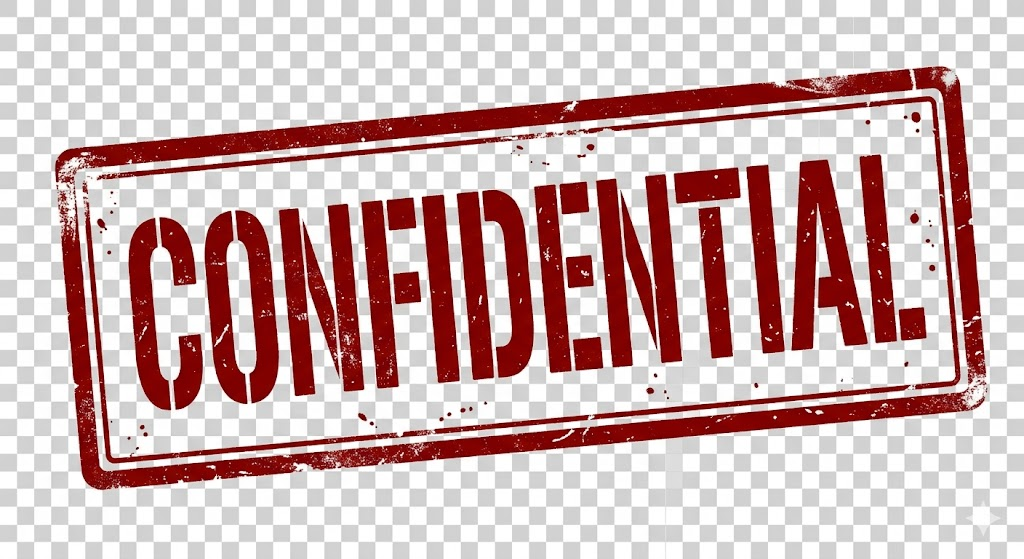
#> input picture Assets/_Project/Art/ef49c148-8e46-479f-949b-f339b48b3cdc.jpg, 1024 x 559 px
$ python normalise_assets.py ../../../Assets/_Project/Art/ef49c148-8e46-479f-949b-f339b48b3cdc.jpg out.png --width 100 --height 100
#> lines starting #> are read from the running program, lines starting #| are printed output that depends on the picture
"""Deterministic Office Slice M4 pixel-asset normaliser."""
from __future__ import annotations

import argparse
import hashlib
import json
from pathlib import Path

from PIL import Image

VERSION = "1.0.0"
PALETTE = {
    (0xE8, 0xD9, 0xB5), (0xC7, 0xBF, 0xA7), (0x66, 0x70, 0x5B),
    (0x2F, 0x6B, 0x67), (0x6C, 0x4E, 0x3D), (0xB8, 0xD6, 0xB0),
    (0xD8, 0x89, 0x2B), (0xB5, 0x3B, 0x38), (0x15, 0x15, 0x1A),
    (0x49, 0xC6, 0xC8), (0x7B, 0x4A, 0x88), (255, 255, 255), (0, 0, 0),
}


def digest(path: Path) -> str:
    return hashlib.sha256(path.read_bytes()).hexdigest()


def normalise(source: Path, output: Path, width: int, height: int,
              require_alpha: bool, strict_palette: bool, manifest: Path | None):
#> called with width = 100, height = 100, require_alpha = False, strict_palette = False
    image = Image.open(source).convert("RGBA")
    if require_alpha and not any(pixel[3] < 255 for pixel in image.getdata()):
        raise ValueError("alpha constraint failed: no transparent pixel")
    marker = None
    pixels = image.load()
    for y in range(image.height):
        for x in range(image.width):
            if pixels[x, y][:3] == (255, 0, 255):
                marker = (x, y)
                pixels[x, y] = (0, 0, 0, 0)
    if strict_palette:
        unexpected = {p[:3] for p in image.getdata() if p[3] and p[:3] not in PALETTE}
        if unexpected:
            raise ValueError(f"palette constraint failed: {len(unexpected)} unexpected colours")
    image = image.resize((width, height), Image.Resampling.NEAREST)
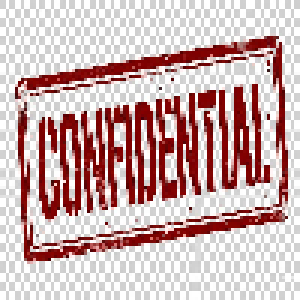
#> image: PIL image 100x100 RGBA (shown 3 times larger); mean R, G, B, A 205.6, 177, 176.7, 255
    output.parent.mkdir(parents=True, exist_ok=True)
    image.save(output, optimize=False, compress_level=9)
    result = {
        "normaliser_version": VERSION,
        "source": source.as_posix(),
        "output": output.as_posix(),
        "width": width,
        "height": height,
        "anchor_marker": marker,
        "sha256": digest(output),
    }
    if manifest:
        manifest.parent.mkdir(parents=True, exist_ok=True)
        data = json.loads(manifest.read_text(encoding="utf-8")) if manifest.exists() else {"assets": []}
        data.setdefault("assets", [])
        data["assets"] = [item for item in data["assets"] if item.get("output") != output.as_posix()]
        data["assets"].append(result)
        data["assets"].sort(key=lambda item: item["output"])
        manifest.write_text(json.dumps(data, indent=2) + "\n", encoding="utf-8")
    print(json.dumps(result, sort_keys=True))


def main():
    parser = argparse.ArgumentParser()
    parser.add_argument("source", type=Path)
    parser.add_argument("output", type=Path)
    parser.add_argument("--width", type=int, required=True)
    parser.add_argument("--height", type=int, required=True)
    parser.add_argument("--require-alpha", action="store_true")
    parser.add_argument("--strict-palette", action="store_true")
    parser.add_argument("--manifest", type=Path)
    args = parser.parse_args()
    normalise(args.source, args.output, args.width, args.height,
              args.require_alpha, args.strict_palette, args.manifest)


if __name__ == "__main__":
    main()
